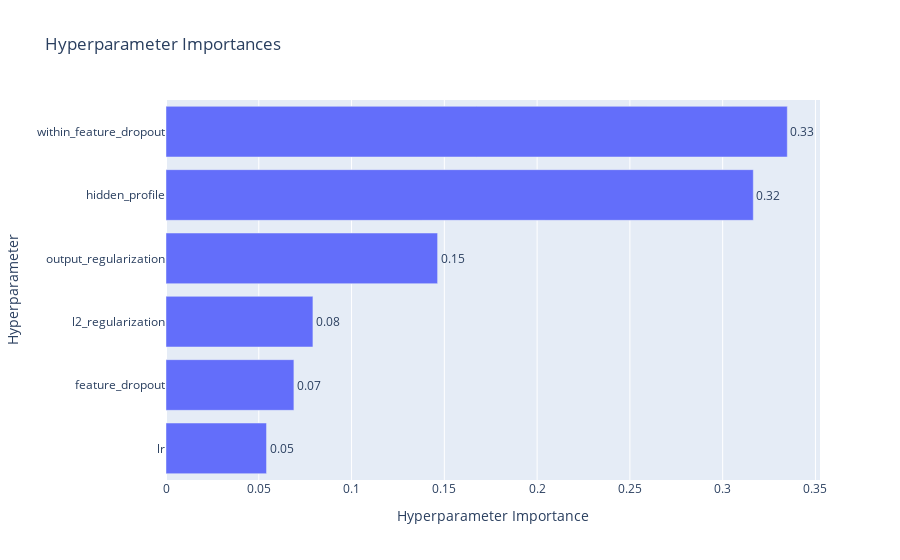

Source (notebook cell):
### Code cell
p_importance = optuna.visualization.plot_param_importances(study)
p_importance.write_image("param_importance.png")
p_importance.show()

### Figure 1 — Plotly figure (JSON) as saved in the notebook; plotly's stock layout.template omitted (floating-point values rounded to 4 significant figures)
{"data": [{"cliponaxis": false, "hovertemplate": ["lr (FloatDistribution): 0.054179085328027704<extra></extra>", "feature_dropout (CategoricalDistribution): 0.06892447804653248<extra></extra>", "l2_regularization (FloatDistribution): 0.07918178347028576<extra></extra>", "output_regularization (FloatDistribution): 0.14636971193859027<extra></extra>", "hidden_profile (CategoricalDistribution): 0.3165175170235845<extra></extra>", "within_feature_dropout (CategoricalDistribution): 0.33482742419297934<extra></extra>"], "name": "Objective Value", "orientation": "h", "text": ["0.05", "0.07", "0.08", "0.15", "0.32", "0.33"], "textposition": "outside", "type": "bar", "x": [0.05418, 0.06892, 0.07918, 0.1464, 0.3165, 0.3348], "y": ["lr", "feature_dropout", "l2_regularization", "output_regularization", "hidden_profile", "within_feature_dropout"]}], "layout": {"title": {"text": "Hyperparameter Importances"}, "xaxis": {"title": {"text": "Hyperparameter Importance"}}, "yaxis": {"title": {"text": "Hyperparameter"}}}}
